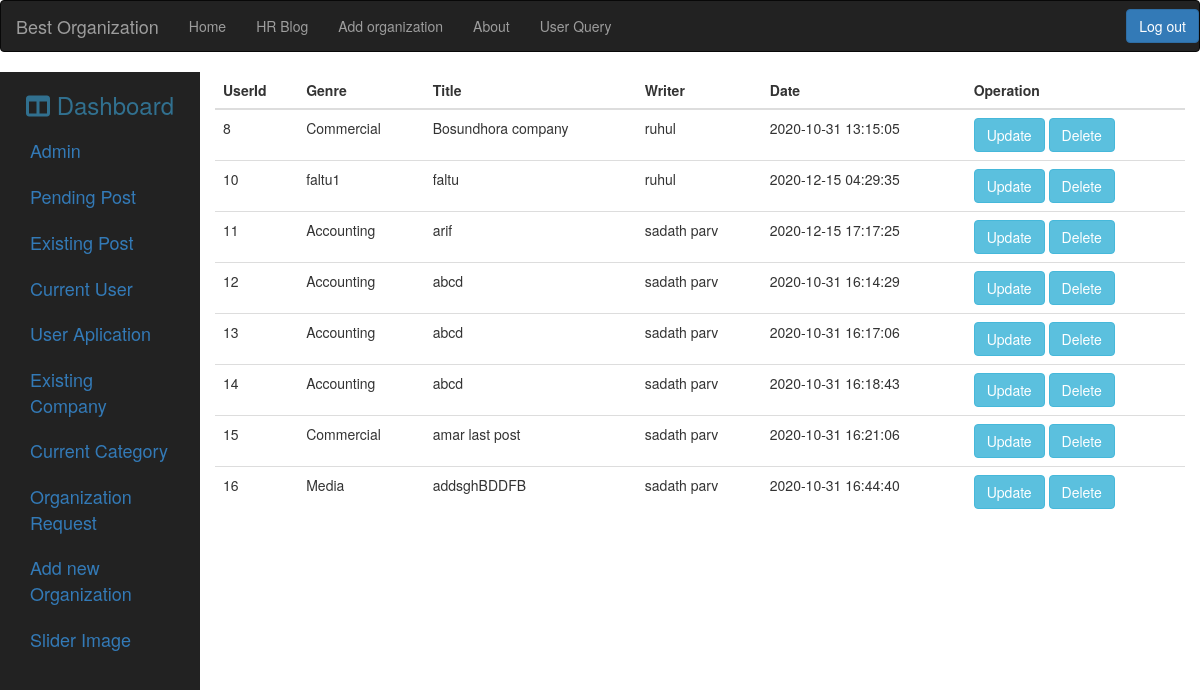
/admin/existing_post.php (signed in), run on the app's committed database.
### tables this page shows
CREATE TABLE `hr_blog_post` (
  `Blog_id` int(11) NOT NULL,
  `User_id` int(11) NOT NULL,
  `HR_name` text NOT NULL,
  `HR_Org_name` text NOT NULL,
  `Blog_category` varchar(255) NOT NULL,
  `Blog_title` text NOT NULL,
  `Blog_text` longtext NOT NULL,
  `Blog_img` text NOT NULL,
  `Date` timestamp NOT NULL DEFAULT current_timestamp() ON UPDATE current_timestamp()
);

### admin/existing_post.php (the view, shortened to what this page needs)
<?php
if(!empty($_SESSION['email'])){
include("../database/connection.php");
$query="SELECT * FROM hr_blog_post";
$runQuery=mysqli_query($connection,$query);
	?>
<!DOCTYPE html>
<html lang="en">
<head>
  <link rel="stylesheet" href="https://maxcdn.bootstrapcdn.com/bootstrap/3.4.1/css/bootstrap.min.css">
  <link rel="stylesheet" href="https://maxcdn.bootstrapcdn.com/bootstrap/3.3.7/css/bootstrap.min.css">
  <link rel="stylesheet" href="admin.css">
</head>
<body>
 <?php
include("../database/admin_navbar.php");
?>
<div class="container-fluid">
  <div class="row">
      <?php
include("../database/admin_right_navbar.php");
?>
    <div class="col-md-10" id="content-holder">
      <table class="table table-hover table-responsive">
    <thead>
    <tr>
            <th>UserId</th>
            <th>Genre</th>
            <th>Title</th>
            <th>  Writer</th>
            <th>Date</th>
            <th>  Operation</th>
    </tr>
   </thead>
    <tbody>
      <?php
      while ($data=mysqli_fetch_assoc($runQuery))
       {
        ?>
<tr >
<td><?php echo $data['Blog_id']; ?></td>
<td><?php echo $data['Blog_category']; ?></td>
<td><?php echo $data['Blog_title']; ?></td>
<td><?php echo $data['HR_name']; ?></td>
<td><?php echo $data['Date']; ?></td>
<td><a  class="btn btn-info" href="update_process.php?postId=<?php echo $data['Blog_id']; ?>">Update</a>
<a  class="btn btn-info" href="../database/existing_post_delete.php?postId=<?php echo $data['Blog_id']; ?>">Delete</a></td>
</tr>
    <?php
      }
       ?>
    </tbody>
   </table>
    </div>
  </div>
</div>
</body>
</html>
<?php } ?>
</body>
</html>

### data on the page
hr_blog_post: Blog_id "8", Blog_category "Commercial", Blog_title "Bosundhora company", HR_name "ruhul", Date "2020-10-31 13:15:05"
hr_blog_post: Blog_id "10", Blog_category "faltu1", Blog_title "faltu", HR_name "ruhul", Date "2020-12-15 04:29:35"
hr_blog_post: Blog_id "11", Blog_category "Accounting", Blog_title "arif", HR_name "sadath parv", Date "2020-12-15 17:17:25"
hr_blog_post: Blog_id "12", Blog_category "Accounting", Blog_title "abcd", HR_name "sadath parv", Date "2020-10-31 16:14:29"
hr_blog_post: Blog_id "13", Blog_category "Accounting", Blog_title "abcd", HR_name "sadath parv", Date "2020-10-31 16:17:06"
hr_blog_post: Blog_id "14", Blog_category "Accounting", Blog_title "abcd", HR_name "sadath parv", Date "2020-10-31 16:18:43"
hr_blog_post: Blog_id "15", Blog_category "Commercial", Blog_title "amar last post", HR_name "sadath parv", Date "2020-10-31 16:21:06"
hr_blog_post: Blog_id "16", Blog_category "Media", Blog_title "addsghBDDFB", HR_name "sadath parv", Date "2020-10-31 16:44:40"
